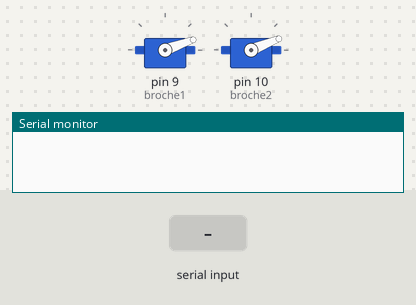
Bench run of a sketch on a simulated Arduino Uno, built with avr-gcc and run on an emulated ATmega328P. On the bench: 2 × servo, the last lines printed to the serial monitor. The test bench sets the inputs (shaded band).

Above: at 1.4 s.
1.5 s: byte 30 received over Serial
At 2.2 s:
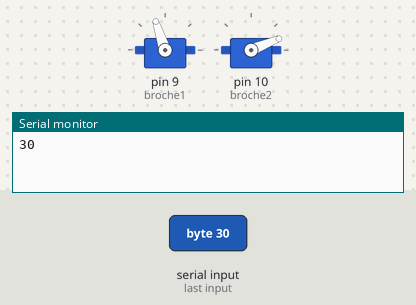
3.0 s: byte 90 received over Serial
At 3.3 s:
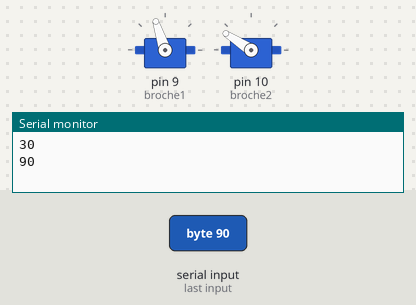
4.5 s: byte 120 received over Serial
At 5.7 s:
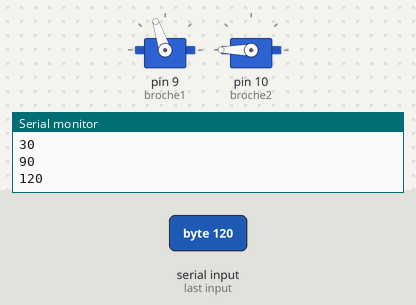
Timing chart, 0 to 7.5 s (numbered marks = the images above; inputs shaded):
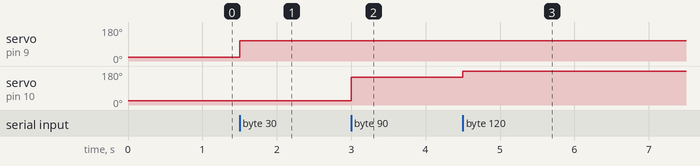

The sketch:

arduino_basic_receiving.ino
```cpp
#include <Servo.h>

const int POS_MIN=0;
const int POS_MAX=90;
const int broche1=9; //
const int broche2=10;//brocheservo

int position_servo=0;

int OctetReception=0;

Servo mon_servo;
Servo mon_servo1;

void setup(){
  Serial.begin(115200); //connexion série 115200 bauds

  mon_servo.attach(broche1/*, POS_MIN, POS_MAX*/);
  mon_servo1.attach(broche2/*, POS_MIN, POS_MAX*/);

  pinMode(broche1, OUTPUT);
  pinMode(broche2, OUTPUT);

  mon_servo.write(20);
  mon_servo1.write(22);

  delay(200);
}

void loop(){
  if (Serial.available()>0) { //if receiving octet
    OctetReception=Serial.read();
    Serial.println(OctetReception);

    if (OctetReception < 50)
    {
      position_servo=map(OctetReception,0,50,0,180);
      mon_servo.write(position_servo);
    }
    else if (OctetReception >= 50)
    {
     position_servo=map(OctetReception - 49,0,50,0,180);
      mon_servo1.write(position_servo);
    }
  }
}
```

Measured:
- after the input at 1.5 s, servo on pin 9 (broche1): 20° → 108° at once
- after the input at 3.0 s, servo on pin 10 (broche2): 22° → 147° at once
- after the input at 4.5 s, servo on pin 10 (broche2): 147° → 180° at once
